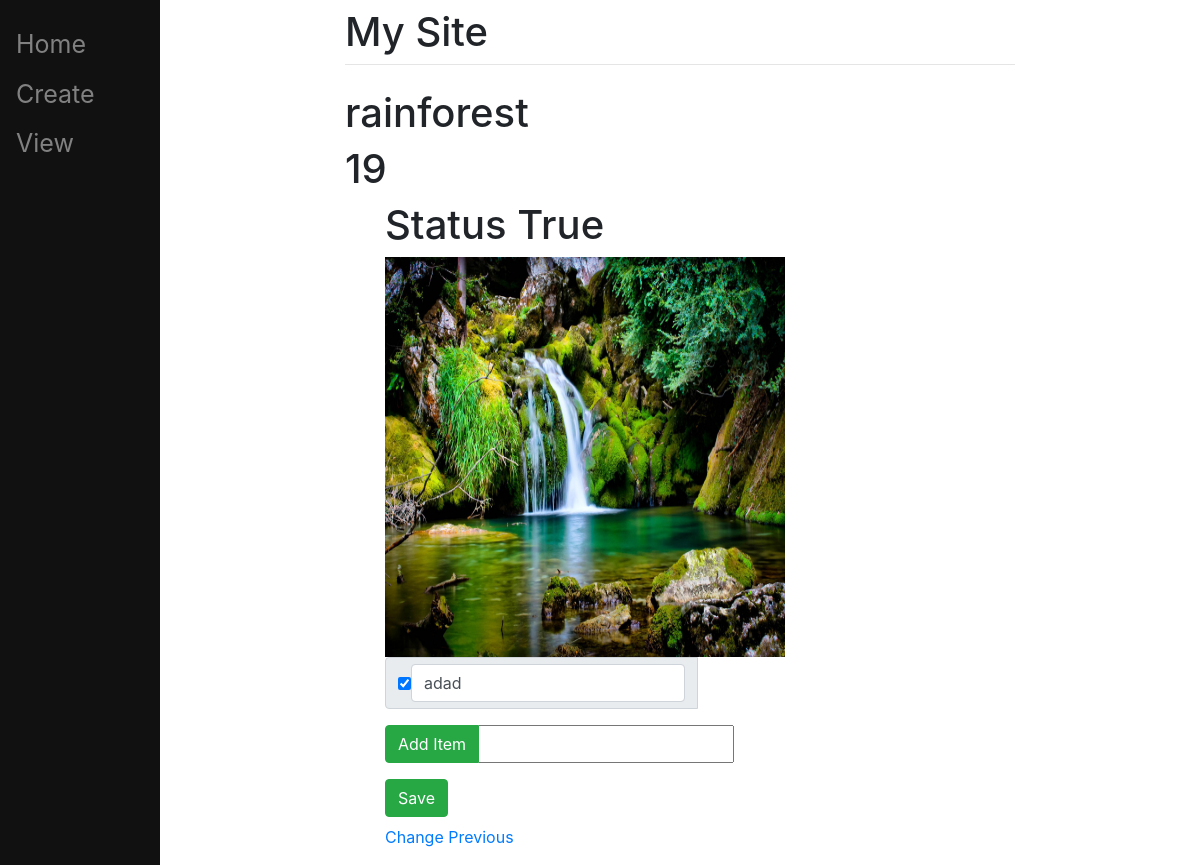
/19, run on the app's committed database.
### main/models.py (models this page shows, shortened)
class ToDoList(models.Model):
    name= models.CharField(max_length=200)
    image= models.ImageField(null=True,upload_to="images/")

class Item(models.Model):
    todolist=models.ForeignKey(ToDoList, on_delete=models.CASCADE)
    text=models.CharField(max_length=300)
    complete=models.BooleanField()

### main/views.py (the view, shortened to what this page needs)
# urls.py: path("<int:id>",views.index,name="index"),
def index(request,id):
          allls=ToDoList.objects.all()
          largest=ToDoList.objects.latest('id').id
          print(largest)
          latest=ToDoList.objects.get(id=largest)
          print(latest.id)
          print(latest.name)
          ls=ToDoList.objects.get(id=id)
          items=ls.item_set.all()
          return render(request, "main/list.html",{"ls":ls, "items":items, "id":id, "allls":allls,"latest":latest})

### main/templates/main/list.html (shortened to what this page needs)
{%extends "main/base.html" %}
{%block content%}
 <div>
 <h1> {{ls.name}} </h1>
 <form method="post" action="#">
	<h1>{{ls.id}}</h1>
    <ul>
    	{%for item in ls.item_set.all%}
    	<h1> {{item.name}} Status {{item.complete}}</h1>
    	{% endfor %}
     {%if ls.image%}
     <image src="{{ls.image.url}}" width =400px height= 400px>
     	{%endif%}
	{% for item in ls.item_set.all %}
	 <div class = "input-group mb-3">
	        <div class = "input-group-prepend">
    	    <div class="input-group-text">
	  {%if item.complete == True %}
	      <input type="checkbox" value="clicked" name="c{{item.id}}" checked >
	   {% else %}
	    <input type="checkbox" value="clicked" name="c{{item.id}}" >
	   {% endif %}
	   <input type = "text", value="{{item.text}}" class="form-control">
	   {%endfor%}
	</div>
</div>
 </div>
	<div class="input-group mb-3">
	<div class ="input-group-prepend">
	<button type="submit" name="newItem" value="newItem" class ="btn btn-success"> Add Item</button>
	</div>
	<input type="text", name="new">
	</div>
	<button type="submit" name="save" value="save" class="btn btn-success"> Save</button>
	</form>
	<a href="../change/{{ls.id}}"> Change </a>
    {% for list in allls %}
	  {% if list.id == ls.id%}
       {%if list.id > 1 %}
	  <a href="/{{ls.id | add:"-1"}}"> Previous </a>
	  {%endif%}
	  {%endif%}
    {%endfor%}
	{%endblock%}

### data on the page
ToDoList: name "rainforest", id "19", image (picture)
Item: complete "True", text "adad"
